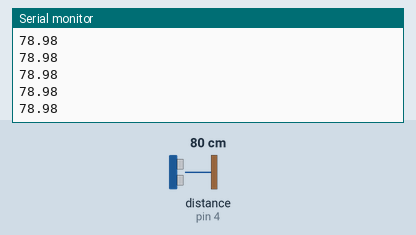
Simulated run of this sketch. Board: Arduino Uno, built with avr-gcc and run on an emulated ATmega328P. Shown: the last lines printed to the serial monitor. Wiring (inferred from the names in the program): ultrasonic range finder: trigger pin 2; echo pin 4. The inputs (shaded band) are chosen by the test bench; at power-on: distance to the obstacle (sensor on pin 4) 80 cm. The echo pulse lasts 58.3 µs per cm.

Above: at 1.2 s.
1.3 s: distance to the obstacle (sensor on pin 4) set to 2 cm
At 1.43 s:
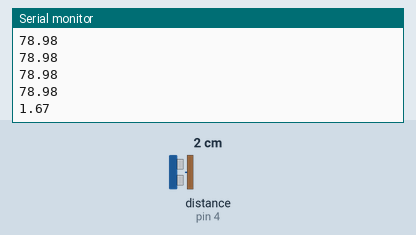
2.8 s: distance to the obstacle (sensor on pin 4) set to 4 cm
At 2.85 s:
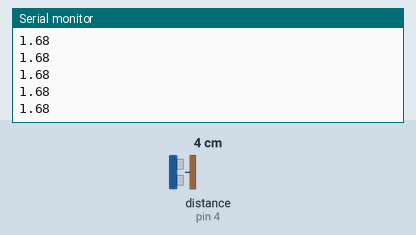
Timing chart, 0 to 5.8 s (numbered marks = the images above; inputs shaded):
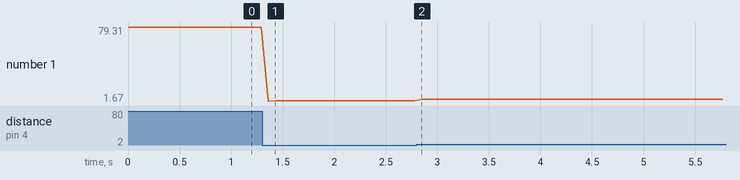

Measured:
- after the input at 1.3 s, the serial monitor: prints a new line after 0.06 s (image 1)
- plotted number 1: 78.98 → 1.68 after the input at 1.3 s, 1.68 → 3.67 after the input at 2.8 s

The sketch:

ultrasonic.ino
```cpp
int pinTrigger = 2;
int pinEcho = 4;

void setup()
{
  // initialize serial comms
  Serial.begin(9600);

  // set pins
  pinMode(pinTrigger, OUTPUT);
  pinMode(pinEcho, INPUT);
}

void loop()
{
  // send a 10us+ pulse
  digitalWrite(pinTrigger, LOW);
  delayMicroseconds(20);
  digitalWrite(pinTrigger, HIGH);
  delayMicroseconds(10);
  digitalWrite(pinTrigger, LOW);
  delayMicroseconds(20);

  //  read duration of echo
  int duration = pulseIn(pinEcho, HIGH);

  if(duration > 0) {
    // dist = duration * speed of sound * 1/2
    // dist in cm = duration in us * 1 x 10^{-6} * 340.26 * 100 * 1/2
    // =  0.017*duration
    float dist = 0.017 * duration;
    Serial.println(dist);
  }

  // wait
  delay(70);
}
```
